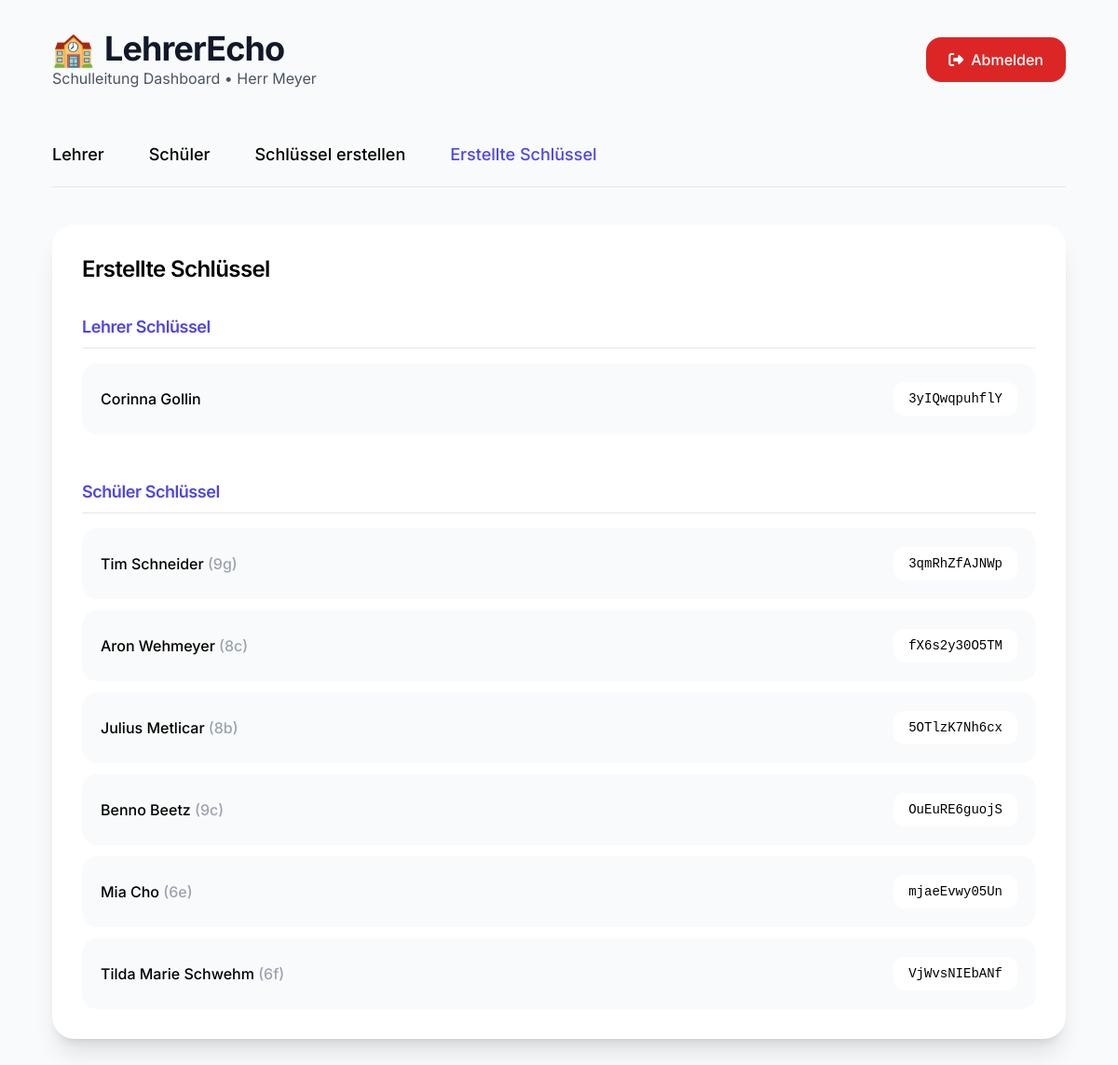
The page /director (signed in) on the database its author committed.
### tables this page shows
CREATE TABLE person_keys (
            key TEXT PRIMARY KEY,
            full_name TEXT,
            role TEXT,
            class_name TEXT,
            used INTEGER DEFAULT 0,
            created_at TEXT DEFAULT CURRENT_TIMESTAMP
        );

### app.py (the view)
@app.route('/director')
def director_dashboard():
    if session.get('role') != 'director':
        return redirect(url_for('login'))
    db = get_db()
    teacher_keys = db.execute("SELECT * FROM person_keys WHERE role = 'teacher' ORDER BY created_at DESC").fetchall()
    student_keys = db.execute("SELECT * FROM person_keys WHERE role = 'student' ORDER BY created_at DESC").fetchall()
    return render_template('director/dashboard.html', teacher_keys=teacher_keys, student_keys=student_keys)

### database.py (called while the page is built)
def get_db():
    db = sqlite3.connect('data/school.db')
    db.row_factory = sqlite3.Row  # Ermöglicht Zugriff per Spaltennamen
    return db

### templates/director/dashboard.html (shortened to what this page needs)
{% extends "base.html" %}
{% block content %}
<div class="min-h-screen bg-gray-50">
    <div class="max-w-6xl mx-auto p-8">
        <div class="flex justify-between items-center mb-10">
            <div>
                <h1 class="text-4xl font-bold text-gray-900 flex items-center gap-3">
                    <span class="text-indigo-600">🏫</span> LehrerEcho
                </h1>
                <p class="text-gray-600">Schulleitung Dashboard • {{ session.name }}</p>
            </div>
            <a href="/logout"
               class="px-6 py-3 bg-red-600 hover:bg-red-700 text-white rounded-2xl font-medium transition flex items-center gap-2">
                <i class="fas fa-sign-out-alt"></i> Abmelden
            </a>
        </div>
        <div class="border-b border-gray-200 mb-10">
            <div class="flex space-x-12 text-lg font-medium">
                <a href="#" onclick="showTab(1)" id="tab1" class="tab-button py-4 border-b-4 border-transparent hover:text-gray-700">Lehrer</a>
                <a href="#" onclick="showTab(2)" id="tab2" class="tab-button py-4 border-b-4 border-transparent hover:text-gray-700">Schüler</a>
                <a href="#" onclick="showTab(3)" id="tab3" class="tab-button py-4 border-b-4 border-transparent hover:text-gray-700">Schlüssel erstellen</a>
                <a href="#" onclick="showTab(4)" id="tab4" class="tab-button py-4 border-b-4 border-indigo-600 text-indigo-600">Erstellte Schlüssel</a>
            </div>
        </div>
        <div id="tab-content-4" class="tab-content">
            <div class="bg-white rounded-3xl shadow-xl p-8">
                <h2 class="text-2xl font-semibold mb-8">Erstellte Schlüssel</h2>
                <div class="mb-12">
                    <h3 class="font-semibold text-lg mb-4 text-indigo-600 border-b pb-2">Lehrer Schlüssel</h3>
                    <div class="space-y-3">
                        {% for key in teacher_keys %}
                        <div class="flex justify-between items-center bg-gray-50 p-5 rounded-2xl">
                            <span class="font-medium">{{ key.full_name }}</span>
                            <span class="font-mono text-sm bg-white px-4 py-2 rounded-xl">{{ key.key }}</span>
                        </div>
                        {% else %}
                        <p class="text-gray-500 italic py-8">Noch keine Lehrer-Schlüssel erstellt.</p>
                        {% endfor %}
                    </div>
                </div>
                <div>
                    <h3 class="font-semibold text-lg mb-4 text-indigo-600 border-b pb-2">Schüler Schlüssel</h3>
                    <div class="space-y-3">
                        {% for key in student_keys %}
                        <div class="flex justify-between items-center bg-gray-50 p-5 rounded-2xl">
                            <span class="font-medium">{{ key.full_name }}
                                <span class="text-gray-400">({{ key.class_name or 'Keine Klasse' }})</span>
                            </span>
                            <span class="font-mono text-sm bg-white px-4 py-2 rounded-xl">{{ key.key }}</span>
                        </div>
                        {% else %}
                        <p class="text-gray-500 italic py-8">Noch keine Schüler-Schlüssel erstellt.</p>
                        {% endfor %}
                    </div>
                </div>
            </div>
        </div>
    </div>
</div>
{% endblock %}

### templates/base.html (shortened to what this page needs)
<!DOCTYPE html>
<html lang="de">
<head>
    <script src="https://cdn.tailwindcss.com"></script>
    <link rel="stylesheet" href="https://cdnjs.cloudflare.com/ajax/libs/font-awesome/6.5.0/css/all.min.css">
    <link rel="stylesheet" href="/static/css/style.css">
</head>
<body class="bg-gray-50 min-h-screen">
    {% block content %}{% endblock %}
</body>
</html>

### statistic/css/style.css (style rules this page uses)
body { font-family: 'Inter', system-ui, -apple-system, sans-serif; line-height: 1.6; }
h1, h2, h3, h4 { font-weight: 700; letter-spacing: -0.025em; }
.tab-button { position: relative; transition: all 0.25s ease; }
.tab-button:after { content: ''; position: absolute; bottom: -1px; left: 0; width: 0; height: 3px; background: #4f46e5; transition: width 0.3s ease; }

### rows shown on the page
person_keys: full_name "Corinna Gollin", key "3yIQwqpuhflY"
person_keys: full_name "Tim Schneider", class_name "9g", key "3qmRhZfAJNWp"
person_keys: full_name "Aron Wehmeyer", class_name "8c", key "fX6s2y30O5TM"
person_keys: full_name "Julius Metlicar", class_name "8b", key "5OTlzK7Nh6cx"
person_keys: full_name "Benno Beetz", class_name "9c", key "OuEuRE6guojS"
person_keys: full_name "Mia Cho", class_name "6e", key "mjaeEvwy05Un"
person_keys: full_name "Tilda Marie Schwehm", class_name "6f", key "VjWvsNIEbANf"

### other values the page prints
{{ session.name }} "Herr Meyer"
